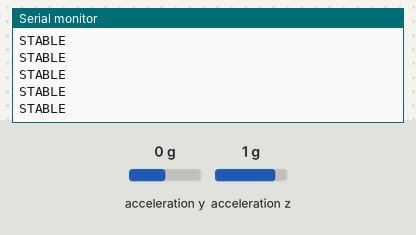
Bench run of a sketch on a simulated Arduino Uno, built with avr-gcc and run on an emulated ATmega328P. On the bench: the last lines printed to the serial monitor. The inputs (shaded band) are chosen by the test bench; at power-on: acceleration y 0 g, acceleration z 1 g.

Above: at 1.2 s.
1.3 s: acceleration y set to -1.4 g
3.2 s: acceleration z set to 0.8 g
6.2 s: acceleration y set to -0.8 g
8.1 s: acceleration z set to -1.4 g
At 8.7 s:
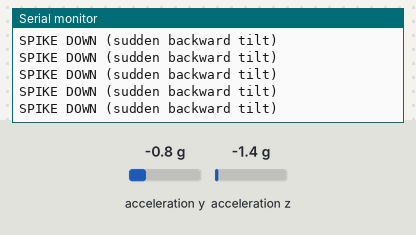
14.1 s: acceleration y set to 0 g
At 14.7 s:
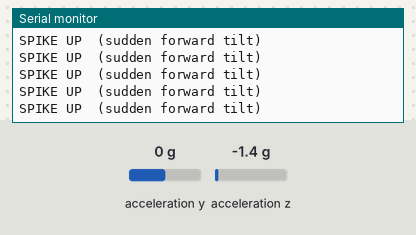

The sketch:

MPU_test.ino
```cpp
#include <Wire.h>
#include <MPU6050.h>
#include <math.h>

MPU6050 mpu;

// ----- parameters you can tune -----
const int WINDOW_SIZE = 20;        // averaging window
const float SPIKE_THRESH = 0.8;    // degrees deviation
const int SAMPLE_DELAY = 10;       // ms between samples
// ----------------------------------

float window[WINDOW_SIZE];
int idx = 0;
bool filled = false;

int16_t ay, az;

float computeAverage() {
  float sum = 0;
  int count = filled ? WINDOW_SIZE : idx;
  for (int i = 0; i < count; i++) sum += window[i];
  return sum / count;
}

void setup() {
  Serial.begin(9600);
  Wire.begin();
  mpu.initialize();

  Serial.println("MPU average + spike detector running");
}

void loop() {
  // read accelerometer
  ay = mpu.getAccelerationY();
  az = mpu.getAccelerationZ();

  float angle = atan2(ay, az) * 180 / PI;

  // update sliding window
  window[idx] = angle;
  idx++;
  if (idx >= WINDOW_SIZE) {
    idx = 0;
    filled = true;
  }

  float avg = computeAverage();
  float diff = angle - avg;

  // interpret
  if (abs(diff) > SPIKE_THRESH) {
    if (diff > 0)
      Serial.println("SPIKE UP  (sudden forward tilt)");
    else
      Serial.println("SPIKE DOWN (sudden backward tilt)");
  } else {
    Serial.println("STABLE");
  }

  delay(SAMPLE_DELAY);
}
```

Measured:
- after the input at 8.1 s, the serial monitor: prints a new line at once (image 1)
- after the input at 14.1 s, the serial monitor: prints a new line at once (image 2)
